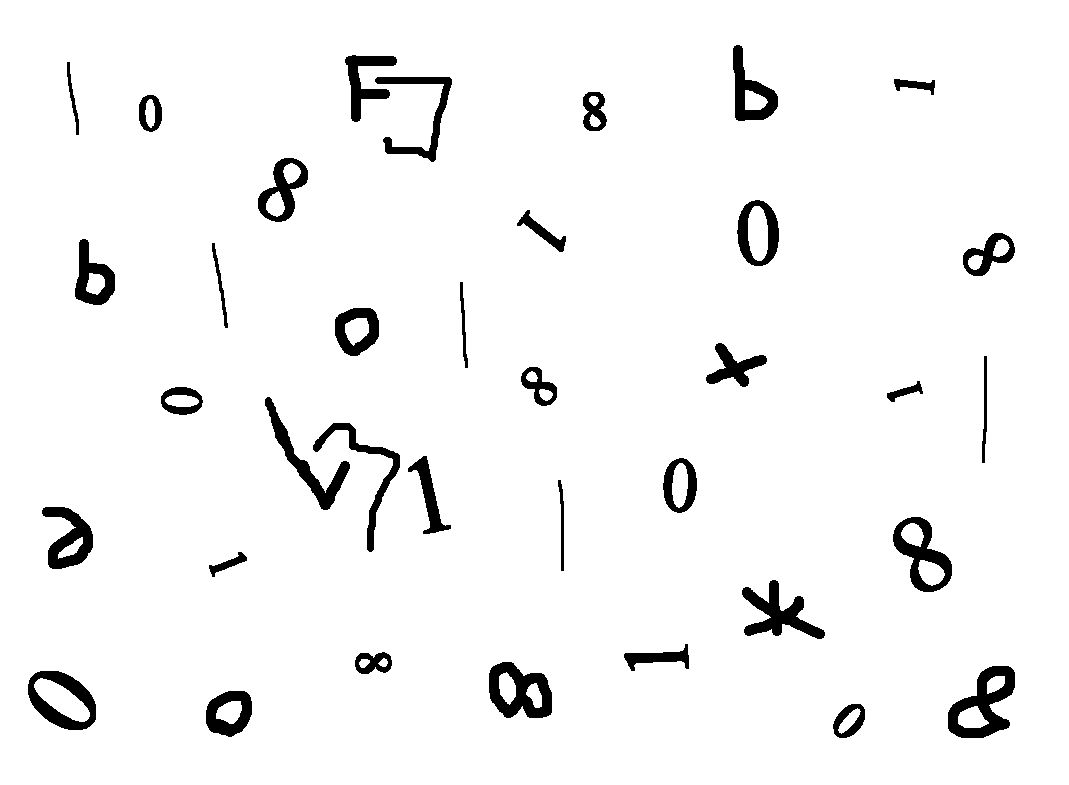
//> input picture Aula 1/Exercicios/Exercicio Extra/c32.bmp, 1069 x 785 px
$ ./Conta_componentes   (built with g++ and OpenCV 4)
//> lines starting //> are read from the running program, lines starting //| are printed output that depends on the picture; after the words box and inside, x2 and y2 are one past the last pixel; in counts of white or black regions, pixels touching at a corner belong together
//Conta componentes unicos
#include <iostream>
#include <vector>
#include <queue>
#include <opencv2/opencv.hpp>
 using namespace std;
 using namespace cv;
 int CountElementos(Mat_<uchar> a, int ls, int cs) {
  int count;
  queue<int> q;
  q.push(ls); q.push(cs); //(1)
  while (!q.empty()) { //(2)
    int l=q.front(); q.pop(); //(3)
    int c=q.front(); q.pop(); //(3)
    if (a(l,c)==0) { //(4)
      a(l,c)=255; //(5)
      q.push(l-1); q.push(c); //6-acima
      q.push(l+1); q.push(c); //6-abaixo
      q.push(l); q.push(c+1); //6-direita
      q.push(l); q.push(c-1); //6-esq
    }
  }
 }
 int main() {
  int count = 0;
  Mat_<uchar> a=imread("c32.bmp",1);
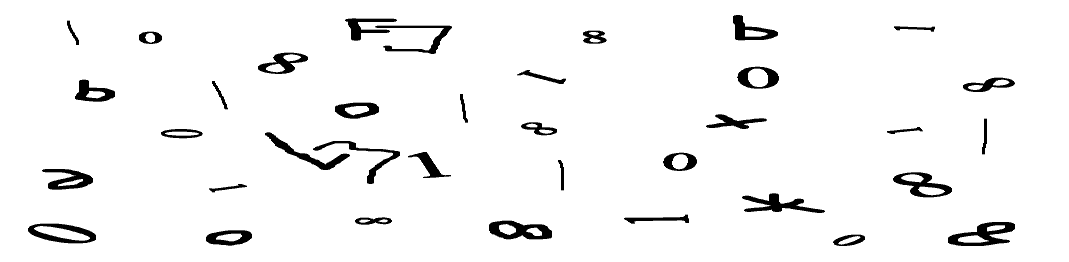
//> a: 785 rows x 3207 cols, CV_8UC1 (shown at 1/3 size); 95.7% white; 36 black regions, largest, box (x1, y1, x2, y2) and area: (2844, 666, 3045, 738) 6831, (1467, 662, 1656, 718) 6153, (2226, 580, 2475, 639) 5760
  for (int l=1; l<a.rows-1; l++)
	for (int c=1; c<a.cols-1; c++)
		if(a(l,c)==0){
		CountElementos(a,l,c);
		count++;
		}
//> this loop made 783 passes
//> count on passes 1 to 3: 0, 0, 0
//> a: 785 rows x 3207 cols, CV_8UC1; 4.32% of pixels changed, all inside (x1, y1, x2, y2) = (84, 45, 3045, 738)
//> after the loop, count = 36
  cout << "Número de componentes conexos: " << count << endl;
//| Número de componentes conexos: 36
 }

$ run again, with Aula 1/Exercicios/Exercicio Extra/letras.bmp copied over Aula 1/Exercicios/Exercicio Extra/c32.bmp
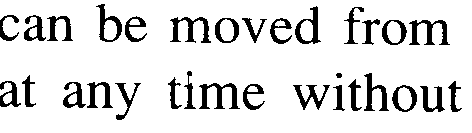
//> input picture Aula 1/Exercicios/Exercicio Extra/letras.bmp, 472 x 133 px
//> `Mat_<uchar> a=imread("c32.bmp",1);`:
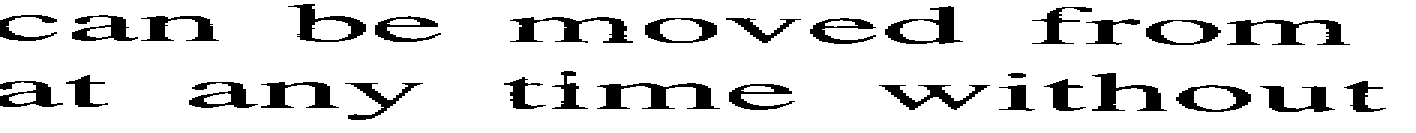
//> a: 133 rows x 1416 cols, CV_8UC1; 87.5% white; 31 black regions, largest, box (x1, y1, x2, y2) and area: (597, 83, 720, 109) 1371, (1227, 20, 1350, 45) 1323, (510, 17, 633, 43) 1317
//> the loop `for (int l=1; l<a.rows-1; l++)` made 131 passes
//> count on passes 1 to 8: 0, 0, 0, 1, 1, 2, 3, 3
//> after the loop `for (int l=1; l<a.rows-1; l++)`: count = 31
//| Número de componentes conexos: 31
